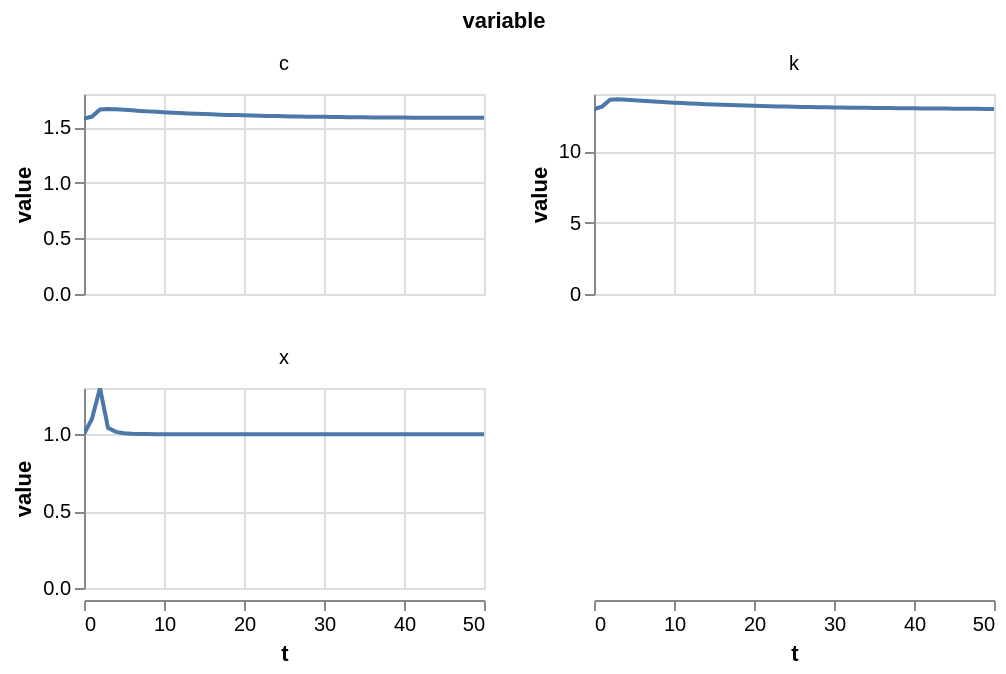

Notebook cell for this chart:
### Markdown cell above
`transition.plot(...)` draws the built-in interactive chart. We plot interior dates through period 49: the final date is pinned by the finite-horizon terminal condition (with a horizon you must state what happens at the end — here, the economy is anchored to its resting position).

### Code cell
transition.plot(variables=["x", "k", "c"], T=50, units="level")

### Figure 1 — Vega-Lite specification as saved in the notebook (floating-point values rounded to 4 significant figures; data arrays with more than 128 entries replaced by an {"elided": "..."} marker saying what was removed)
{"config": {"view": {"continuousWidth": 300, "continuousHeight": 300}}, "data": {"name": "data-aa524c51f5dbc37395d6a9b023f1a76f"}, "mark": {"type": "line"}, "encoding": {"facet": {"columns": 2, "field": "variable", "type": "nominal"}, "x": {"field": "t", "type": "quantitative"}, "y": {"field": "value", "type": "quantitative"}}, "height": 100, "params": [{"name": "param_1e9efca18e7a2868", "select": {"type": "interval", "encodings": ["x", "y"]}, "bind": "scales"}], "resolve": {"scale": {"y": "independent"}}, "width": 200, "$schema": "https://vega.github.io/schema/vega-lite/v6.4.1.json", "datasets": {"data-aa524c51f5dbc37395d6a9b023f1a76f": {"elided": "153 records"}}}
